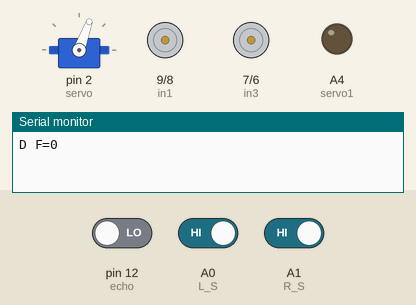
This sketch was run on a simulated Arduino Uno, built with avr-gcc and run on an emulated ATmega328P. Shown: servo, motor-driver pin pairs drawn as motors (green arrow = first pin HIGH = forward, orange = second pin HIGH = backward, longer = more drive, scaled by the enable pin), output pins drawn as LEDs (lit = HIGH), the last lines printed to the serial monitor. Wiring (inferred from the names in the program): servo: signal pin 2. Inputs (shaded band) come from the test bench; at power-on: A0 (L_S) HIGH, A1 (R_S) HIGH, pin 12 (echo) LOW. Servo pulses on a pin are drawn as a servo (544–2400 µs = 0–180°); pins used as bus, display or sensor lines are not drawn.

Above: at 5.7 s.
5.8 s: A0 (L_S) driven LOW
At 7.2 s:
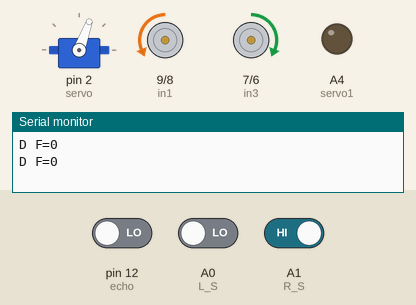
8.0 s: A1 (R_S) driven LOW
At 9.9 s:
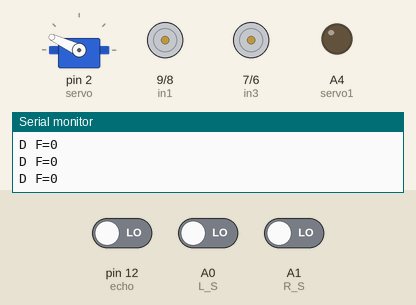
At 12.8 s:
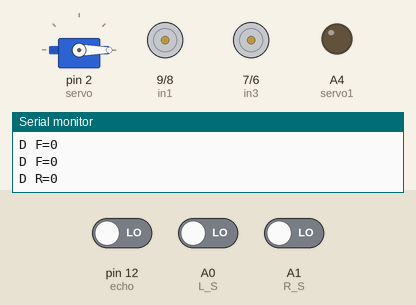
Timing chart, 0 to 23.3 s (numbered marks = the images above; inputs shaded):
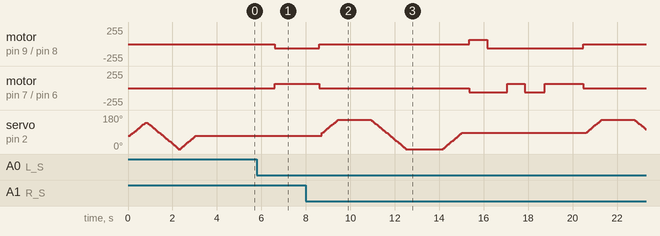

The sketch:

PATCH_7.ino
```cpp
#define enA 10 // Enable1 L298 Pin enA
#define in1 9  // Motor1 L298 Pin in1
#define in2 8  // Motor1 L298 Pin in2
#define in3 7  // Motor2 L298 Pin in3
#define in4 6  // Motor2 L298 Pin in4
#define enB 5  // Enable2 L298 Pin enB

#define L_S A0      // IR sensor Right
#define R_S A1      // IR sensor Left
#define middle_ir_left A3 // middle left ir
#define middle_ir_right A2 // middle right ir


#define echo 12     // Echo pin
#define trigger 13  // Trigger pin

#define delayTime 40  // Time delay in milliseconds for smooth motion
#define waitTime 1000

#define servo1 A4 // lower arm moter
#define servo 2  // Servo pin
int Set=20;
int distance_L, distance_F, distance_R;


void setup(){ // put your setup code here, to run once

Serial.begin(9600); // start serial communication at 9600bps

pinMode(R_S, INPUT); // declare if sensor as input
pinMode(L_S, INPUT); // declare ir sensor as input

pinMode(echo, INPUT );// declare ultrasonic sensor Echo pin as input
pinMode(trigger, OUTPUT); // declare ultrasonic sensor Trigger pin as Output


pinMode(enA, OUTPUT); // declare as output for L298 Pin enA
pinMode(in1, OUTPUT); // declare as output for L298 Pin in1
pinMode(in2, OUTPUT); // declare as output for L298 Pin in2
pinMode(in4, OUTPUT); // declare as output for L298 Pin in3
pinMode(in3, OUTPUT); // declare as output for L298 Pin in4
pinMode(enB, OUTPUT); // declare as output for L298 Pin enB

analogWrite(enA, 65); // Write The Duty Cycle 0 to 255 Enable Pin A for Motor1 Speed
analogWrite(enB, 65); // Write The Duty Cycle 0 to 255 Enable Pin B for Motor2 Speed

servoPulse(servo1, 70);


pinMode(servo, OUTPUT);
pinMode(servo1,OUTPUT);

 for (int angle = 70; angle <= 140; angle += 5)  {
   servoPulse(servo, angle);  }
 for (int angle = 140; angle >= 0; angle -= 5)  {
   servoPulse(servo, angle);  }

 for (int angle = 0; angle <= 70; angle += 5)  {
   servoPulse(servo, angle);  }

distance_F = Ultrasonic_read();

delay(500);
}


void loop(){
//==============================================
//     Line Follower and Obstacle Avoiding
//==============================================

distance_F = Ultrasonic_read();
Serial.print("D F=");Serial.println(distance_F);


//if Right Sensor and Left Sensor are at White color then it will call forword function
if ((digitalRead(R_S) == 0) && (digitalRead(L_S) == 0)) {
  if (distance_F > Set) {
    if (digitalRead(middle_ir_left) == HIGH) {
      Stop();
      for (int angle = 70; angle <= 150; angle++) {
        servoPulse(servo1, angle);
        delay(delayTime);
      }

      delay(waitTime);  // Wait at the end position

      // Move from end position back to start position
      for (int angle = 150; angle >= 70; angle--) {
        servoPulse(servo1, angle);
        delay(delayTime);
      }

      delay(waitTime);  // Wait at the start position
      forword();
    }
     else if (digitalRead(middle_ir_right) == HIGH) {
  Stop();
  for (int angle = 70; angle >= 0; angle--) { // Fix the loop condition here
    servoPulse(servo1, angle);
    delay(delayTime);
  }

  delay(waitTime);  // Wait at the end position

  // Move from end position back to start position
  for (int angle = 0; angle <= 70; angle++) { // Fix the loop condition here
    servoPulse(servo1, angle);
    delay(delayTime);
  }

  delay(waitTime);  // Wait at the start position
  forword();
} else {
  forword();
}

  } else {
    Check_side();
  }
}


//if Right Sensor is Black and Left Sensor is White then it will call turn Right function
else if((digitalRead(R_S) == 1)&&(digitalRead(L_S) == 0)){turnLeft();}

//if Right Sensor is White and Left Sensor is Black then it will call turn Left function
else if((digitalRead(R_S) == 0)&&(digitalRead(L_S) == 1)){turnRight();}

//if Right Sensor is Black and Left Sensor is Black then it will call turn Stop function
else if((digitalRead(R_S) == 1)&&(digitalRead(L_S) == 1)){Stop();}


delay(10);
}
void servoPulse (int pin, int angle){
int pwm = (angle*12) + 500;      // Convert angle to microseconds
 digitalWrite(pin, HIGH);
 delayMicroseconds(pwm);
 digitalWrite(pin, LOW);
 delay(50); // Refresh cycle of servo
}


//**********************Ultrasonic_read****************************
long Ultrasonic_read(){
  digitalWrite(trigger, LOW);
  delayMicroseconds(2);
  digitalWrite(trigger, HIGH);
  delayMicroseconds(10);
  long time = pulseIn (echo, HIGH);
  return time / 29 / 2;
}

void compareDistance(){
    if(distance_L > distance_R){
  turnLeft();
  delay(800);
  forword();
  delay(900);
  turnRight();
  delay(800);
  forword();
  delay(900);
  turnRight();
  delay(700);
  }
  else{
  turnRight();
  delay(800);
  forword();
  delay(900);
  turnLeft();
  delay(800);
  forword();
  delay(900);
  turnLeft();
  delay(700);
  }
}


void Check_side(){
    Stop();
    delay(100);
 for (int angle = 85; angle <= 155; angle += 5)  {
   servoPulse(servo, angle);  }
    delay(300);
    distance_R = Ultrasonic_read();
    Serial.print("D R=");Serial.println(distance_R);
    delay(100);
  for (int angle = 155; angle >= 0; angle -= 5)  {
   servoPulse(servo, angle);  }
    delay(500);
    distance_L = Ultrasonic_read();
    Serial.print("D L=");Serial.println(distance_L);
    delay(100);
 for (int angle = 0; angle <= 85; angle += 5)  {
   servoPulse(servo, angle);  }
    delay(300);
    compareDistance();
}

void forword(){  //forword
digitalWrite(in1, LOW); //Left Motor backword Pin
digitalWrite(in2, HIGH); //Left Motor forword Pin
digitalWrite(in4, HIGH); //Right Motor forword Pin
digitalWrite(in3, LOW); //Right Motor backword Pin
}
void backword(){  //backword
digitalWrite(in1, HIGH); //Left Motor forword Pin
digitalWrite(in2, LOW); //Left Motor backword Pin
digitalWrite(in4, LOW); //Right Motor backword Pin
digitalWrite(in3, HIGH); //Right Motor forword Pin
}
void turnRight(){ //turnRight
digitalWrite(in2, LOW); //Left Motor backword Pin
digitalWrite(in1, HIGH); //Left Motor forword Pin
digitalWrite(in3, LOW); //Right Motor forword Pin
digitalWrite(in4, HIGH); //Right Motor backword Pin
}

void turnLeft(){ //turnLeft
digitalWrite(in2, HIGH); //Left Motor backword Pin
digitalWrite(in1, LOW); //Left Motor forword Pin
digitalWrite(in3, HIGH); //Right Motor forword Pin
digitalWrite(in4, LOW); //Right Motor backword Pin
}

void Stop(){ //stop
digitalWrite(in1, LOW); //Left Motor backword Pin
digitalWrite(in2, LOW); //Left Motor forword Pin
digitalWrite(in3, LOW); //Right Motor forword Pin
digitalWrite(in4, LOW); //Right Motor backword Pin
}
```

Measured:
- after the input at 5.8 s, motor on pin 9 (in1) / pin 8 (in2): stopped → backward 65/255 after 0.79 s; motor on pin 7 (in3) / pin 6 (in4): stopped → forward 65/255 after 0.79 s
